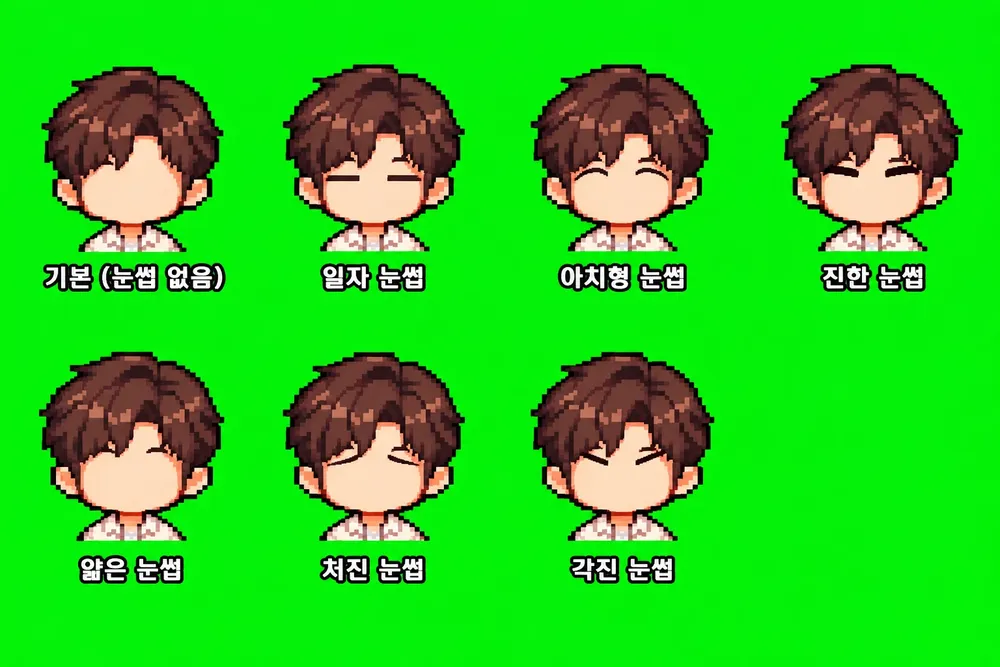
#> input picture parts-raw/sheet_brows.webp, 1000 x 667 px, shrunk from 1536 x 1024 before the run
$ python chroma.py ../parts-raw/sheet_brows.webp out.png
#> lines starting #> are read from the running program, lines starting #| are printed output that depends on the picture
"""초록 배경(#00FF00) 이미지를 투명 PNG로 바꾸고, 캐릭터만 꼭 맞게 잘라낸다.

사용법:
  python tools/chroma.py 입력.webp 출력.png            # 캐릭터 1명
  python tools/chroma.py 입력.webp 출력.png --split 2  # 나란히 선 여러 명을 각각 저장 (출력-1.png, 출력-2.png)
"""
import argparse
import sys
from pathlib import Path

from PIL import Image


def key_out(img):
    """초록 배경을 투명하게, 가장자리의 초록 번짐을 제거한다."""
    img = img.convert('RGBA')
    px = img.load()
    w, h = img.size
    for y in range(h):
        for x in range(w):
            r, g, b, a = px[x, y]
            dom = g - max(r, b)
            if g > 120 and dom > 60:
                px[x, y] = (0, 0, 0, 0)
            elif dom > 25:
                # 경계에 남은 초록빛 제거 (despill) + 살짝 투명하게
                g2 = max(r, b)
                alpha = max(0, min(255, int(255 * (1 - (dom - 25) / 60))))
                px[x, y] = (r, g2, b, alpha)
    return img


def column_runs(img, min_gap):
    """불투명 픽셀이 있는 열 구간들을 찾는다 (사람 사이의 빈 틈으로 나눔)."""
    alpha = img.getchannel('A')
    w, h = img.size
    a = alpha.load()
    filled = [any(a[x, y] > 40 for y in range(0, h, 2)) for x in range(w)]
    runs, start, gap = [], None, 0
    for x, f in enumerate(filled):
        if f:
            if start is None:
                start = x
            gap = 0
        elif start is not None:
            gap += 1
            if gap >= min_gap:
                runs.append((start, x - gap))
                start, gap = None, 0
    if start is not None:
        runs.append((start, w - 1))
    return runs


def split_widest(img, runs):
    """붙어 있는 두 사람: 가장 넓은 구간을 픽셀이 가장 적은 세로줄에서 나눈다."""
    a = img.getchannel('A').load()
    i = max(range(len(runs)), key=lambda k: runs[k][1] - runs[k][0])
    x0, x1 = runs[i]
    lo, hi = x0 + (x1 - x0) * 3 // 10, x0 + (x1 - x0) * 7 // 10
    cover = lambda x: sum(1 for y in range(0, img.height, 2) if a[x, y] > 40)
    cut = min(range(lo, hi + 1), key=cover)
    return runs[:i] + [(x0, cut), (cut + 1, x1)] + runs[i + 1:]


def drop_specks(img, keep_ratio=0.02):
    """본체와 떨어진 작은 조각(옆 사람 머리카락 끝 등)을 지운다."""
    w, h = img.size
    a = img.getchannel('A').load()
    px = img.load()
    seen = bytearray(w * h)
    blobs = []
    for sy in range(h):
        for sx in range(w):
            if a[sx, sy] <= 40 or seen[sy * w + sx]:
                continue
            stack, pts = [(sx, sy)], []
            seen[sy * w + sx] = 1
            while stack:
                x, y = stack.pop()
                pts.append((x, y))
                for nx, ny in ((x + 1, y), (x - 1, y), (x, y + 1), (x, y - 1)):
                    if 0 <= nx < w and 0 <= ny < h and not seen[ny * w + nx] and a[nx, ny] > 40:
                        seen[ny * w + nx] = 1
                        stack.append((nx, ny))
            blobs.append(pts)
    if not blobs:
        return img
    biggest = max(len(b) for b in blobs)
    for b in blobs:
        if len(b) < biggest * keep_ratio:
            for x, y in b:
                px[x, y] = (0, 0, 0, 0)
    return img


def crop_tight(img, pad=4):
    box = img.getchannel('A').point(lambda v: 255 if v > 40 else 0).getbbox()
    if not box:
        return img
    x0, y0, x1, y1 = box
    return img.crop((max(0, x0 - pad), max(0, y0 - pad), min(img.width, x1 + pad), min(img.height, y1 + pad)))


def main():
    sys.stdout.reconfigure(encoding='utf-8')
    ap = argparse.ArgumentParser()
    ap.add_argument('src')
    ap.add_argument('dst')
    ap.add_argument('--split', type=int, default=1)
    args = ap.parse_args()

    img = key_out(Image.open(args.src))
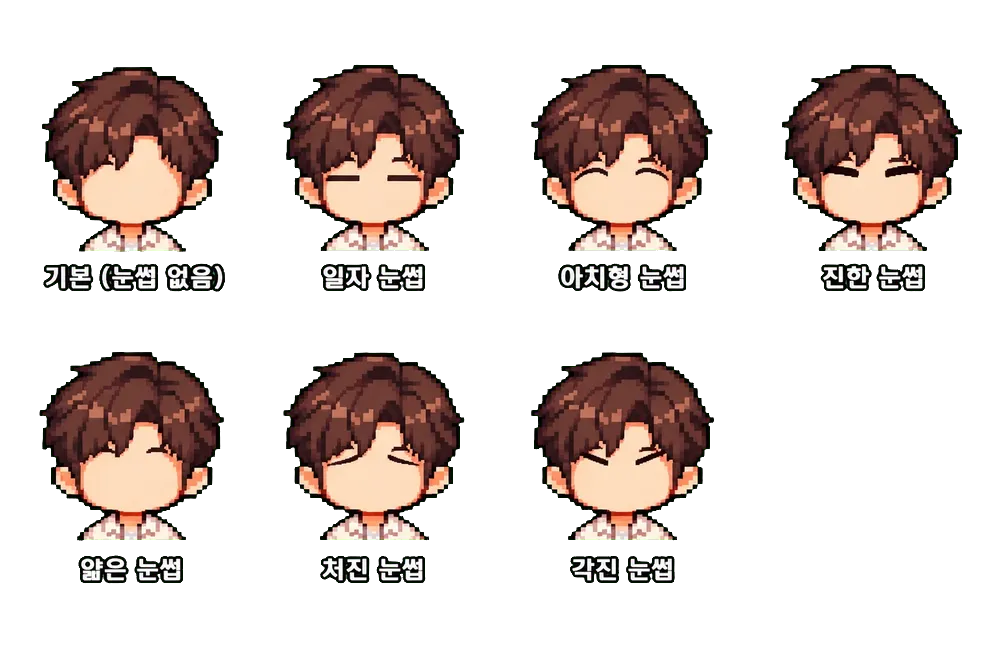
#> img: PIL image 1000x667 RGBA; mean R, G, B, A 38.4, 28.2, 24.7, 72.6; transparent parts drawn white
    dst = Path(args.dst)
    dst.parent.mkdir(parents=True, exist_ok=True)

    if args.split <= 1:
        crop_tight(drop_specks(img)).save(dst)
#> in crop_tight, `box = img.getchannel('A').point(lambda v: 255 if v > 40 else 0).getbbo..`: box = (39, 65, 962, 583)
#> in crop_tight, `x0, y0, x1, y1 = box`: x0 = 39; y0 = 65; x1 = 962; y1 = 583
#> in crop_tight, `return img.crop((max(0, x0 - pad), max(0, y0 - pad), min(img.width, x1..`:
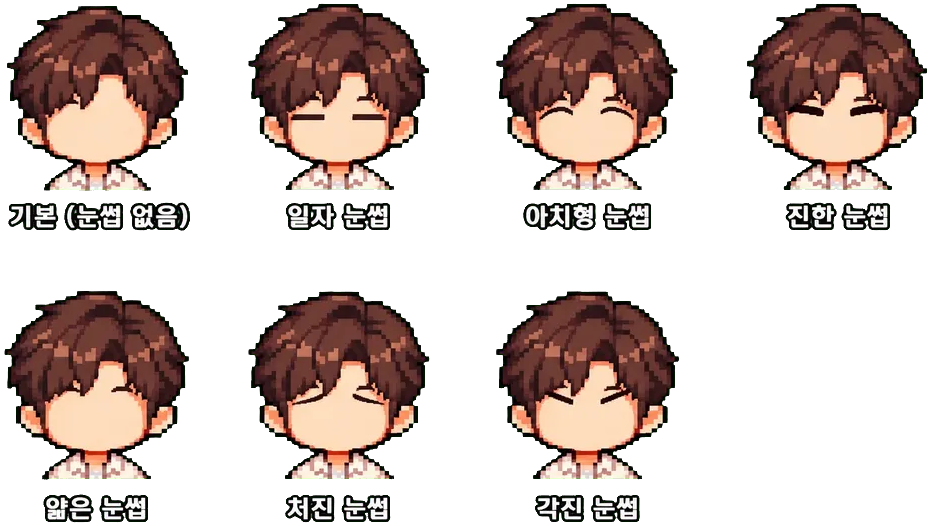
#> returned value: PIL image 931x526 RGBA; mean R, G, B, A 52.3, 38.4, 33.7, 98.9; transparent parts drawn white
        print('saved', dst)
        return

    runs = column_runs(img, min_gap=3)
    # 너무 작은 조각(티끌)은 버리고 큰 것부터 N개
    runs = sorted(sorted(runs, key=lambda r: r[1] - r[0], reverse=True)[:args.split])
    while len(runs) < args.split:
        runs = split_widest(img, runs)
    for i, (x0, x1) in enumerate(runs, 1):
        part = crop_tight(drop_specks(img.crop((x0, 0, x1 + 1, img.height))))
        out = dst.with_name(f'{dst.stem}-{i}{dst.suffix}')
        part.save(out)
        print('saved', out, part.size)


if __name__ == '__main__':
    main()

$ run again, on parts-raw/sheet_eyes.webp
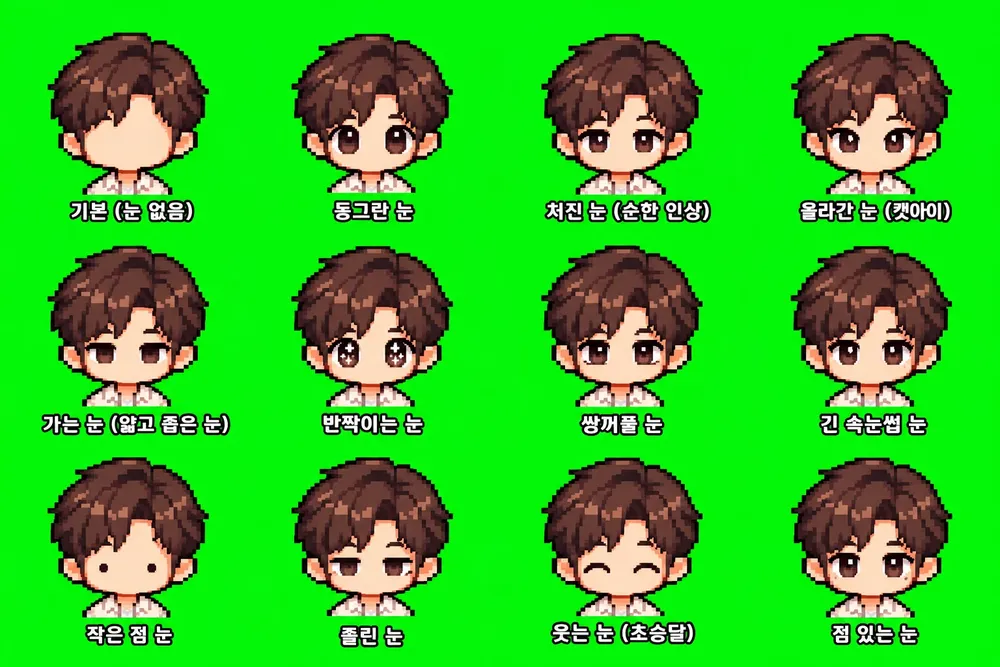
#> input picture parts-raw/sheet_eyes.webp, 1000 x 667 px, shrunk from 1536 x 1024 before the run
#> in main, `img = key_out(Image.open(args.src))`:
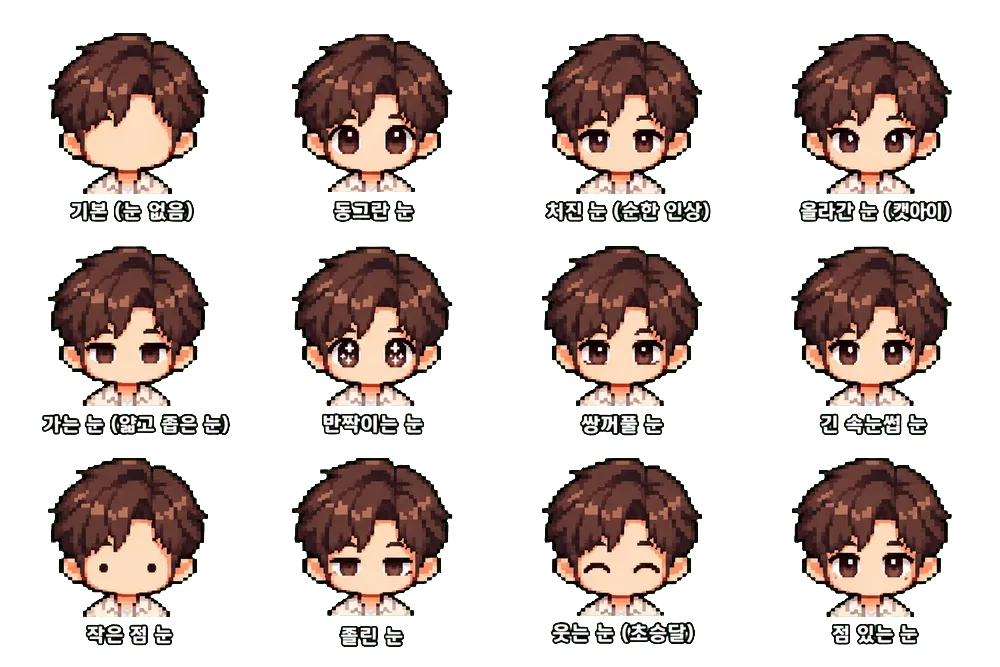
#> img: PIL image 1000x667 RGBA; mean R, G, B, A 45.7, 34, 30.1, 93.1; transparent parts drawn white
#> box = (42, 33, 952, 647)
#> x0 = 42; y0 = 33; x1 = 952; y1 = 647
#> in crop_tight, `return img.crop((max(0, x0 - pad), max(0, y0 - pad), min(img.width, x1..`:
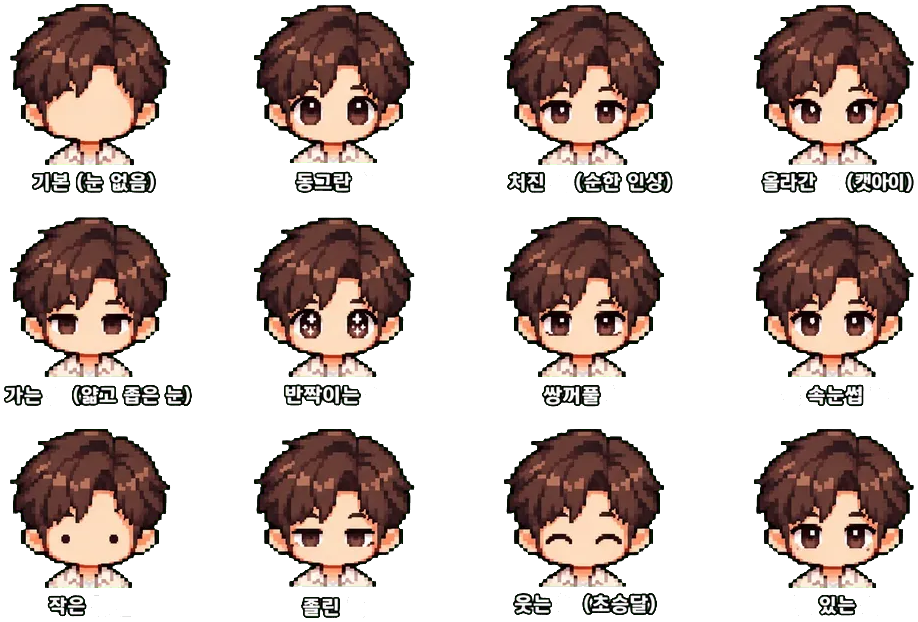
#> returned value: PIL image 918x622 RGBA; mean R, G, B, A 52.5, 38.8, 34.3, 106.7; transparent parts drawn white
